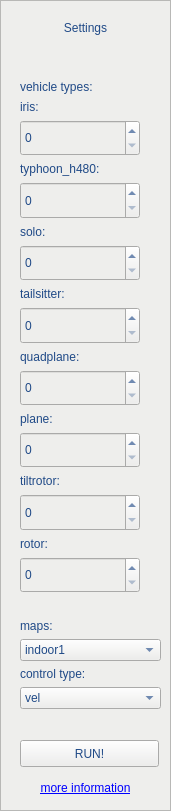
   <widget class="QFrame" name="frame_5">
    <property name="geometry">
     <rect>
      <x>0</x>
      <y>0</y>
      <width>171</width>
      <height>811</height>
     </rect>
    </property>
    <property name="styleSheet">
     <string notr="true">background-color: rgb(238, 238, 236);</string>
    </property>
    <property name="frameShape">
     <enum>QFrame::StyledPanel</enum>
    </property>
    <property name="frameShadow">
     <enum>QFrame::Raised</enum>
    </property>
    <widget class="QLabel" name="label_control_board_5">
     <property name="geometry">
      <rect>
       <x>10</x>
       <y>10</y>
       <width>151</width>
       <height>35</height>
      </rect>
     </property>
     <property name="styleSheet">
      <string notr="true">
color: rgb(32, 74, 135);
font: 57 23pt &quot;Ubuntu&quot;;</string>
     </property>
     <property name="text">
      <string>Settings</string>
     </property>
     <property name="alignment">
      <set>Qt::AlignCenter</set>
     </property>
    </widget>
    <widget class="QLabel" name="label_website">
     <property name="geometry">
      <rect>
       <x>10</x>
       <y>780</y>
       <width>151</width>
       <height>17</height>
      </rect>
     </property>
     <property name="toolTip">
      <string>XTDrone wiki</string>
     </property>
     <property name="text">
      <string>&lt;a href= https://yuque.com/xtdrone&gt;more information&lt;/a&gt;</string>
     </property>
     <property name="textFormat">
      <enum>Qt::AutoText</enum>
     </property>
     <property name="alignment">
      <set>Qt::AlignCenter</set>
     </property>
     <property name="openExternalLinks">
      <bool>true</bool>
     </property>
    </widget>
    <widget class="QPushButton" name="button_run">
     <property name="geometry">
      <rect>
       <x>20</x>
       <y>740</y>
       <width>139</width>
       <height>27</height>
      </rect>
     </property>
     <property name="sizePolicy">
      <sizepolicy hsizetype="Minimum" vsizetype="Fixed">
       <horstretch>0</horstretch>
       <verstretch>0</verstretch>
      </sizepolicy>
     </property>
     <property name="styleSheet">
      <string notr="true">font: 57 12pt &quot;Ubuntu&quot;;
color: rgb(32, 74, 135);
border-bottom-color: rgb(186, 189, 182);
</string>
     </property>
     <property name="text">
      <string>RUN!</string>
     </property>
     <property name="checkable">
      <bool>true</bool>
     </property>
    </widget>
    <widget class="QWidget" name="layoutWidget">
     <property name="geometry">
      <rect>
       <x>20</x>
       <y>80</y>
       <width>141</width>
       <height>629</height>
      </rect>
     </property>
     <layout class="QVBoxLayout" name="verticalLayout_9">
      <item>
       <layout class="QVBoxLayout" name="verticalLayout_6">
        <item>
         <widget class="QLabel" name="label_uavnumber_3">
          <property name="enabled">
           <bool>true</bool>
          </property>
          <property name="sizePolicy">
           <sizepolicy hsizetype="Expanding" vsizetype="Fixed">
            <horstretch>1</horstretch>
            <verstretch>0</verstretch>
           </sizepolicy>
          </property>
          <property name="styleSheet">
           <string notr="true">font: 57 12pt &quot;Ubuntu&quot;;
color: rgb(32, 74, 135);</string>
          </property>
          <property name="text">
           <string>vehicle types:</string>
          </property>
         </widget>
        </item>
        <item>
         <widget class="QLabel" name="label_iris">
          <property name="enabled">
           <bool>true</bool>
          </property>
          <property name="sizePolicy">
           <sizepolicy hsizetype="Expanding" vsizetype="Fixed">
            <horstretch>1</horstretch>
            <verstretch>0</verstretch>
           </sizepolicy>
          </property>
          <property name="styleSheet">
           <string notr="true">font: 57 12pt &quot;Ubuntu&quot;;
color: rgb(32, 74, 135);</string>
          </property>
          <property name="text">
           <string>iris:</string>
          </property>
         </widget>
        </item>
        <item>
         <widget class="QDoubleSpinBox" name="box_iris_num">
          <property name="sizePolicy">
           <sizepolicy hsizetype="Expanding" vsizetype="Maximum">
            <horstretch>0</horstretch>
            <verstretch>0</verstretch>
           </sizepolicy>
          </property>
          <property name="maximumSize">
           <size>
            <width>120</width>
            <height>40</height>
           </size>
          </property>
          <property name="sizeIncrement">
           <size>
            <width>0</width>
            <height>30</height>
           </size>
          </property>
          <property name="toolTip">
           <string>maximum:+-10.00</string>
          </property>
          <property name="styleSheet">
           <string notr="true">color: rgb(32, 74, 135);
font: 57 12pt &quot;Ubuntu&quot;;</string>
          </property>
          <property name="decimals">
           <number>0</number>
          </property>
          <property name="minimum">
           <double>0.000000000000000</double>
          </property>
          <property name="maximum">
           <double>100.000000000000000</double>
          </property>
          <property name="singleStep">
           <double>1.000000000000000</double>
          </property>
          <property name="value">
           <double>0.000000000000000</double>
          </property>
         </widget>
        </item>
        <item>
         <widget class="QLabel" name="label_typhoon">
          <property name="enabled">
           <bool>true</bool>
          </property>
          <property name="sizePolicy">
           <sizepolicy hsizetype="Expanding" vsizetype="Fixed">
            <horstretch>1</horstretch>
            <verstretch>0</verstretch>
           </sizepolicy>
          </property>
          <property name="styleSheet">
           <string notr="true">font: 57 12pt &quot;Ubuntu&quot;;
color: rgb(32, 74, 135);</string>
          </property>
          <property name="text">
           <string>typhoon_h480:</string>
          </property>
         </widget>
        </item>
        <item>
         <widget class="QDoubleSpinBox" name="box_typhoon_num">
          <property name="sizePolicy">
           <sizepolicy hsizetype="Expanding" vsizetype="Maximum">
            <horstretch>0</horstretch>
            <verstretch>0</verstretch>
           </sizepolicy>
          </property>
          <property name="maximumSize">
           <size>
            <width>120</width>
            <height>40</height>
           </size>
          </property>
          <property name="sizeIncrement">
           <size>
            <width>0</width>
            <height>30</height>
           </size>
          </property>
          <property name="toolTip">
           <string>maximum:+-10.00</string>
          </property>
          <property name="styleSheet">
           <string notr="true">color: rgb(32, 74, 135);
font: 57 12pt &quot;Ubuntu&quot;;</string>
          </property>
          <property name="decimals">
           <number>0</number>
          </property>
          <property name="minimum">
           <double>0.000000000000000</double>
          </property>
          <property name="maximum">
           <double>100.000000000000000</double>
          </property>
          <property name="singleStep">
           <double>1.000000000000000</double>
          </property>
          <property name="value">
           <double>0.000000000000000</double>
          </property>
         </widget>
        </item>
        <item>
         <widget class="QLabel" name="label_solo">
          <property name="enabled">
           <bool>true</bool>
          </property>
          <property name="sizePolicy">
           <sizepolicy hsizetype="Expanding" vsizetype="Fixed">
            <horstretch>1</horstretch>
            <verstretch>0</verstretch>
           </sizepolicy>
          </property>
          <property name="styleSheet">
           <string notr="true">font: 57 12pt &quot;Ubuntu&quot;;
color: rgb(32, 74, 135);</string>
          </property>
          <property name="text">
           <string>solo:</string>
          </property>
         </widget>
        </item>
        <item>
         <widget class="QDoubleSpinBox" name="box_solo_num">
          <property name="sizePolicy">
           <sizepolicy hsizetype="Expanding" vsizetype="Maximum">
            <horstretch>0</horstretch>
            <verstretch>0</verstretch>
           </sizepolicy>
          </property>
          <property name="maximumSize">
           <size>
            <width>120</width>
            <height>40</height>
           </size>
          </property>
          <property name="sizeIncrement">
           <size>
            <width>0</width>
            <height>30</height>
           </size>
          </property>
          <property name="toolTip">
           <string>maximum:+-10.00</string>
          </property>
          <property name="styleSheet">
           <string notr="true">color: rgb(32, 74, 135);
font: 57 12pt &quot;Ubuntu&quot;;</string>
          </property>
          <property name="decimals">
           <number>0</number>
          </property>
          <property name="minimum">
           <double>0.000000000000000</double>
          </property>
          <property name="maximum">
           <double>100.000000000000000</double>
          </property>
          <property name="singleStep">
           <double>1.000000000000000</double>
          </property>
          <property name="value">
           <double>0.000000000000000</double>
          </property>
         </widget>
        </item>
        <item>
         <widget class="QLabel" name="label_tailsitter">
          <property name="enabled">
           <bool>true</bool>
          </property>
          <property name="sizePolicy">
           <sizepolicy hsizetype="Expanding" vsizetype="Fixed">
            <horstretch>1</horstretch>
            <verstretch>0</verstretch>
           </sizepolicy>
          </property>
          <property name="styleSheet">
           <string notr="true">font: 57 12pt &quot;Ubuntu&quot;;
color: rgb(32, 74, 135);</string>
          </property>
          <property name="text">
           <string>tailsitter:</string>
          </property>
         </widget>
        </item>
        <item>
         <widget class="QDoubleSpinBox" name="box_tailsitter_num">
          <property name="sizePolicy">
           <sizepolicy hsizetype="Expanding" vsizetype="Maximum">
            <horstretch>0</horstretch>
            <verstretch>0</verstretch>
           </sizepolicy>
          </property>
          <property name="maximumSize">
           <size>
            <width>120</width>
            <height>40</height>
           </size>
          </property>
          <property name="sizeIncrement">
           <size>
            <width>0</width>
            <height>30</height>
           </size>
          </property>
          <property name="toolTip">
           <string>maximum:+-10.00</string>
          </property>
          <property name="styleSheet">
           <string notr="true">color: rgb(32, 74, 135);
font: 57 12pt &quot;Ubuntu&quot;;</string>
          </property>
          <property name="decimals">
           <number>0</number>
          </property>
          <property name="minimum">
           <double>0.000000000000000</double>
          </property>
          <property name="maximum">
           <double>100.000000000000000</double>
          </property>
          <property name="singleStep">
           <double>1.000000000000000</double>
          </property>
          <property name="value">
           <double>0.000000000000000</double>
          </property>
         </widget>
        </item>
        <item>
         <widget class="QLabel" name="label_quadplane">
          <property name="enabled">
           <bool>true</bool>
          </property>
          <property name="sizePolicy">
           <sizepolicy hsizetype="Expanding" vsizetype="Fixed">
            <horstretch>1</horstretch>
            <verstretch>0</verstretch>
           </sizepolicy>
          </property>
          <property name="styleSheet">
           <string notr="true">font: 57 12pt &quot;Ubuntu&quot;;
color: rgb(32, 74, 135);</string>
          </property>
          <property name="text">
           <string>quadplane:</string>
          </property>
         </widget>
        </item>
        <item>
         <widget class="QDoubleSpinBox" name="box_quadplane_num">
          <property name="sizePolicy">
           <sizepolicy hsizetype="Expanding" vsizetype="Maximum">
            <horstretch>0</horstretch>
            <verstretch>0</verstretch>
           </sizepolicy>
          </property>
          <property name="maximumSize">
           <size>
            <width>120</width>
            <height>40</height>
           </size>
          </property>
          <property name="sizeIncrement">
           <size>
            <width>0</width>
            <height>30</height>
           </size>
          </property>
          <property name="toolTip">
           <string>maximum:+-10.00</string>
          </property>
          <property name="styleSheet">
           <string notr="true">color: rgb(32, 74, 135);
font: 57 12pt &quot;Ubuntu&quot;;</string>
          </property>
          <property name="decimals">
           <number>0</number>
          </property>
          <property name="minimum">
           <double>0.000000000000000</double>
          </property>
          <property name="maximum">
           <double>100.000000000000000</double>
          </property>
          <property name="singleStep">
           <double>1.000000000000000</double>
          </property>
          <property name="value">
           <double>0.000000000000000</double>
          </property>
         </widget>
        </item>
        <item>
         <widget class="QLabel" name="label_plane">
          <property name="enabled">
           <bool>true</bool>
          </property>
          <property name="sizePolicy">
           <sizepolicy hsizetype="Expanding" vsizetype="Fixed">
            <horstretch>1</horstretch>
            <verstretch>0</verstretch>
           </sizepolicy>
          </property>
          <property name="styleSheet">
           <string notr="true">font: 57 12pt &quot;Ubuntu&quot;;
color: rgb(32, 74, 135);</string>
          </property>
          <property name="text">
           <string>plane:</string>
          </property>
         </widget>
        </item>
        <item>
         <widget class="QDoubleSpinBox" name="box_plane_num">
          <property name="sizePolicy">
           <sizepolicy hsizetype="Expanding" vsizetype="Maximum">
            <horstretch>0</horstretch>
            <verstretch>0</verstretch>
           </sizepolicy>
          </property>
          <property name="maximumSize">
           <size>
            <width>120</width>
            <height>40</height>
           </size>
          </property>
          <property name="sizeIncrement">
           <size>
            <width>0</width>
            <height>30</height>
           </size>
          </property>
          <property name="toolTip">
           <string>maximum:+-10.00</string>
          </property>
          <property name="styleSheet">
           <string notr="true">color: rgb(32, 74, 135);
font: 57 12pt &quot;Ubuntu&quot;;</string>
          </property>
          <property name="decimals">
           <number>0</number>
          </property>
          <property name="minimum">
           <double>0.000000000000000</double>
          </property>
          <property name="maximum">
           <double>100.000000000000000</double>
          </property>
          <property name="singleStep">
           <double>1.000000000000000</double>
          </property>
          <property name="value">
           <double>0.000000000000000</double>
          </property>
         </widget>
        </item>
        <item>
         <widget class="QLabel" name="label_tiltrotor">
          <property name="enabled">
           <bool>true</bool>
          </property>
          <property name="sizePolicy">
           <sizepolicy hsizetype="Expanding" vsizetype="Fixed">
            <horstretch>1</horstretch>
            <verstretch>0</verstretch>
           </sizepolicy>
          </property>
          <property name="styleSheet">
           <string notr="true">font: 57 12pt &quot;Ubuntu&quot;;
color: rgb(32, 74, 135);</string>
          </property>
          <property name="text">
           <string>tiltrotor:</string>
          </property>
         </widget>
        </item>
        <item>
         <widget class="QDoubleSpinBox" name="box_tiltrotor_num">
          <property name="sizePolicy">
           <sizepolicy hsizetype="Expanding" vsizetype="Maximum">
            <horstretch>0</horstretch>
            <verstretch>0</verstretch>
           </sizepolicy>
          </property>
          <property name="maximumSize">
           <size>
            <width>120</width>
            <height>40</height>
           </size>
          </property>
          <property name="sizeIncrement">
           <size>
            <width>0</width>
            <height>30</height>
           </size>
          </property>
          <property name="toolTip">
           <string>maximum:+-10.00</string>
          </property>
          <property name="styleSheet">
           <string notr="true">color: rgb(32, 74, 135);
font: 57 12pt &quot;Ubuntu&quot;;</string>
          </property>
          <property name="decimals">
           <number>0</number>
          </property>
          <property name="minimum">
           <double>0.000000000000000</double>
          </property>
          <property name="maximum">
           <double>100.000000000000000</double>
          </property>
          <property name="singleStep">
           <double>1.000000000000000</double>
          </property>
         </widget>
        </item>
        <item>
         <widget class="QLabel" name="label_rotor">
          <property name="enabled">
           <bool>true</bool>
          </property>
          <property name="sizePolicy">
           <sizepolicy hsizetype="Expanding" vsizetype="Fixed">
            <horstretch>1</horstretch>
            <verstretch>0</verstretch>
           </sizepolicy>
          </property>
          <property name="styleSheet">
           <string notr="true">font: 57 12pt &quot;Ubuntu&quot;;
color: rgb(32, 74, 135);</string>
          </property>
          <property name="text">
           <string>rotor:</string>
          </property>
         </widget>
        </item>
        <item>
         <widget class="QDoubleSpinBox" name="box_rotor_num">
          <property name="sizePolicy">
           <sizepolicy hsizetype="Expanding" vsizetype="Maximum">
            <horstretch>0</horstretch>
            <verstretch>0</verstretch>
           </sizepolicy>
          </property>
          <property name="maximumSize">
           <size>
            <width>120</width>
            <height>40</height>
           </size>
          </property>
          <property name="sizeIncrement">
           <size>
            <width>0</width>
            <height>30</height>
           </size>
          </property>
          <property name="toolTip">
           <string>maximum:+-10.00</string>
          </property>
          <property name="styleSheet">
           <string notr="true">color: rgb(32, 74, 135);
font: 57 12pt &quot;Ubuntu&quot;;</string>
          </property>
          <property name="decimals">
           <number>0</number>
          </property>
          <property name="minimum">
           <double>0.000000000000000</double>
          </property>
          <property name="maximum">
           <double>100.000000000000000</double>
          </property>
          <property name="singleStep">
           <double>1.000000000000000</double>
          </property>
          <property name="value">
           <double>0.000000000000000</double>
          </property>
         </widget>
        </item>
        <item>
         <spacer name="horizontalSpacer">
          <property name="orientation">
           <enum>Qt::Horizontal</enum>
          </property>
          <property name="sizeHint" stdset="0">
           <size>
            <width>40</width>
            <height>20</height>
           </size>
          </property>
         </spacer>
        </item>
       </layout>
      </item>
      <item>
       <widget class="QLabel" name="label_uavnumber_4">
        <property name="enabled">
         <bool>true</bool>
        </property>
        <property name="sizePolicy">
         <sizepolicy hsizetype="Expanding" vsizetype="Fixed">
          <horstretch>1</horstretch>
          <verstretch>0</verstretch>
         </sizepolicy>
        </property>
        <property name="styleSheet">
         <string notr="true">font: 57 12pt &quot;Ubuntu&quot;;
color: rgb(32, 74, 135);</string>
        </property>
        <property name="text">
         <string>maps:</string>
        </property>
       </widget>
      </item>
      <item>
       <widget class="QComboBox" name="comboBox_maps">
        <property name="styleSheet">
         <string notr="true">color: rgb(32, 74, 135);
font: 57 12pt &quot;Ubuntu&quot;;</string>
        </property>
        <item>
         <property name="text">
          <string>indoor1</string>
         </property>
        </item>
        <item>
         <property name="text">
          <string>indoor2</string>
         </property>
        </item>
        <item>
         <property name="text">
          <string>indoor3</string>
         </property>
        </item>
        <item>
         <property name="text">
          <string>outdoor1</string>
         </property>
        </item>
        <item>
         <property name="text">
          <string>outdoor2</string>
         </property>
        </item>
        <item>
         <property name="text">
          <string>outdoor3</string>
         </property>
        </item>
        <item>
         <property name="text">
          <string>robocup</string>
         </property>
        </item>
        <item>
         <property name="text">
          <string>ocean</string>
         </property>
        </item>
       </widget>
      </item>
      <item>
       <widget class="QLabel" name="label_uavnumber_2">
        <property name="enabled">
         <bool>true</bool>
        </property>
        <property name="sizePolicy">
         <sizepolicy hsizetype="Expanding" vsizetype="Fixed">
          <horstretch>1</horstretch>
          <verstretch>0</verstretch>
         </sizepolicy>
        </property>
        <property name="styleSheet">
         <string notr="true">font: 57 12pt &quot;Ubuntu&quot;;
color: rgb(32, 74, 135);</string>
        </property>
        <property name="text">
         <string>control type:</string>
        </property>
       </widget>
      </item>
      <item>
       <widget class="QComboBox" name="comboBox_controltype">
        <property name="styleSheet">
         <string notr="true">color: rgb(32, 74, 135);
font: 57 12pt &quot;Ubuntu&quot;;</string>
        </property>
        <item>
         <property name="text">
          <string>vel</string>
         </property>
        </item>
        <item>
         <property name="text">
          <string>accel</string>
         </property>
        </item>
       </widget>
      </item>
     </layout>
    </widget>
   </widget>
